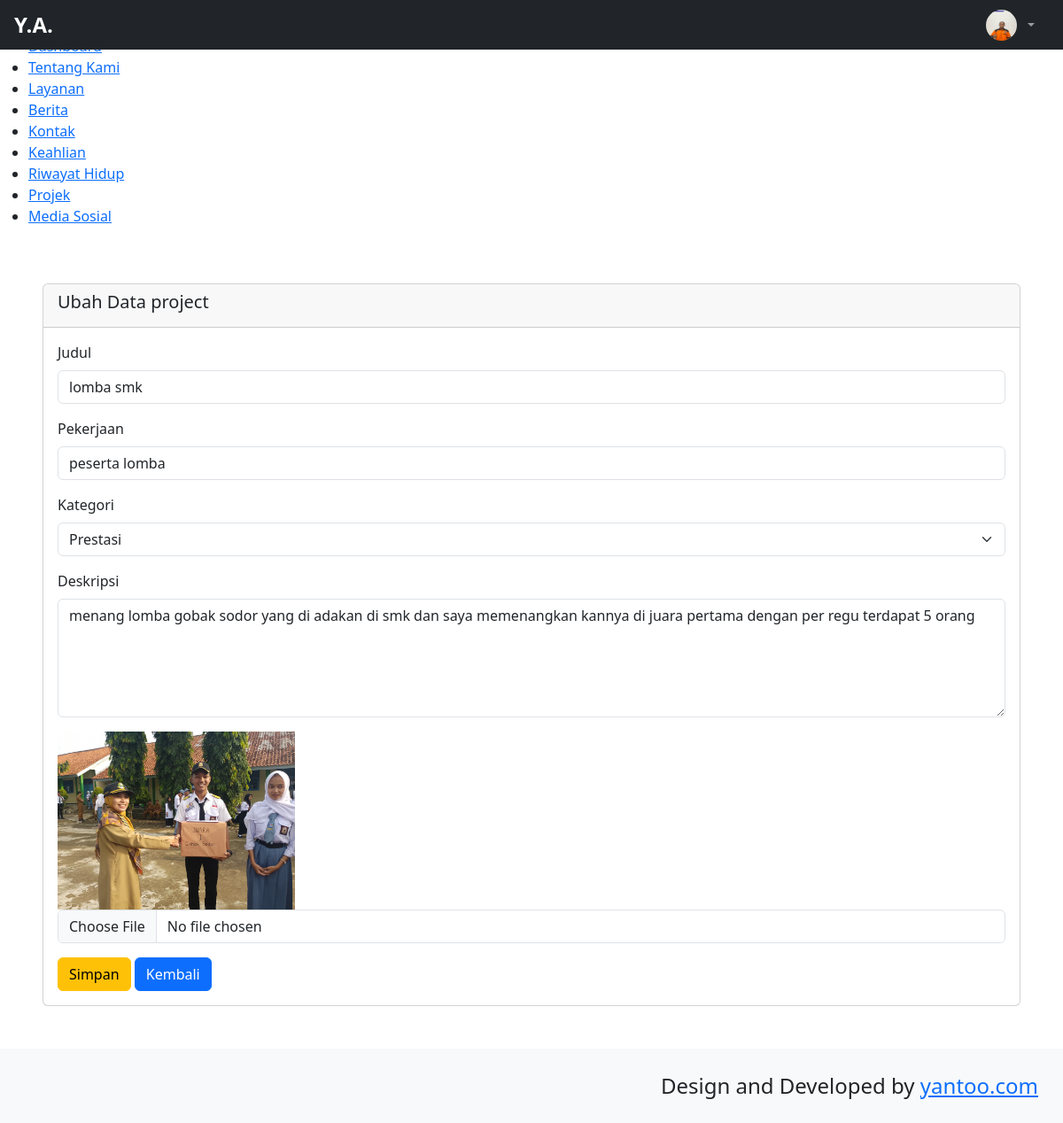
Screenshot of /backend/pages/project/edit.php?id=2 with the database file from the repository.
### tables this page shows
CREATE TABLE `abouts` (
  `id` bigint NOT NULL,
  `name` varchar(255) NOT NULL,
  `bron` date NOT NULL,
  `address` text NOT NULL,
  `zip_code` int NOT NULL,
  `email` varchar(255) NOT NULL,
  `phone` varchar(255) NOT NULL,
  `total_project` int NOT NULL,
  `work` varchar(255) NOT NULL,
  `image` text NOT NULL,
  `description` text NOT NULL
);

CREATE TABLE `projects` (
  `id` bigint NOT NULL,
  `image` varchar(255) NOT NULL,
  `title` varchar(255) NOT NULL,
  `job` varchar(255) NOT NULL,
  `description` text NOT NULL,
  `category` varchar(255) NOT NULL
);

### backend/actions/project/show.php (called while the page is built, shortened)
<?php
$id = $_GET['id'];
$qSelect = "SELECT * FROM projects WHERE id='$id'";
$result = mysqli_query($connect, $qSelect) or die(mysqli_error($connect));
$project = $result->fetch_object();
?>

### backend/pages/project/edit.php (the view, shortened to what this page needs)
<?php
include '../../partials/header.php';
include '../../partials/sidebar.php';
include '../../partials/navbar.php';
?>
   <div id="layoutSidenav_content">
 <div class="row p-5">
    <div class="col-12">
        <div class="card">
            <div class="card-header">
                <h5>Ubah Data project</h5>
            </div>
            <div class="card-body">
                 <?php
                include '../../actions/project/show.php';
                ?>
                <form action="../../actions/project/update.php?id=<?= $project->id?>" method="POST" enctype="multipart/form-data">
                    <div class="mb-3">
                        <label for="titleInput" class="form-label">Judul</label>
                        <input type="text" name="title" id="titleInput" class="form-control" placeholder="Masukan Judul..." required value="<?=$project->title?>">
                    </div>
                    <div class="mb-3">
                        <label for="jobInput" class="form-label">Pekerjaan</label>
                         <input type="taxt" name="job"  id="jobInput"  class="form-control" required value="<?=$project->job?>">
                    </div>
                    <div class="mb-3">
                        <label for="categoryInput" class="form-label" >Kategori</label>
                        <select class="form-select" id="categoryInput" aria-label="Default select example" name="category" required>
                            <option value="prestasi"<?= ($project->category == 'prestasi') ? 'selected' : '' ?>>Prestasi</option>
                        </select>
                    </div>
                     <div class="mb-3">
                    <label for="descriptionInput" class="form-label">Deskripsi</label>
                    <textarea name="description" id="descriptionInput" class="form-control" rows="5" placeholder="Masukkan deskripsi..." required><?=$project->description?></textarea>
                  </div>
                    <div class="mb-3">
                        <img class="w-25" src="../../../storages/project/<?= $project->image?>" alt="">
                       <input class="form-control" type="file" name="image" id="imageInput" >
                    </div>
                    <button type="submit" class="btn btn-warning" name="tombol">Simpan</button>
                    <a href="./index.php" class="btn btn-primary">Kembali</a>
                </form>
            </div>
        </div>
    </div>
 </div>
 <?php
include '../../partials/footer.php';
include '../../partials/script.php';
 ?>

### backend/partials/navbar.php (shortened to what this page needs)
    <?php
        $qAbout = "SELECT * FROM abouts";
        $result = mysqli_query($connect, $qAbout) or die(mysqli_error($connect));
        $item = $result->fetch_object();
    ?>
    <body class="sb-nav-fixed">
        <nav class="sb-topnav navbar navbar-expand navbar-dark bg-dark ">
 <a class="navbar-brand ps-3 d-flex align-items-center gap-2" href="index.php">
    <span class="fw-bold fs-4">Y.A.</span>
</a>
            <ul class="navbar-nav ms-auto ms-md-0 me-3 me-lg-4">
                <li class="nav-item dropdown">
                    <a class="nav-link dropdown-toggle d-flex align-items-center gap-2" id="navbarDropdown" href="#" role="button"
                    data-bs-toggle="dropdown" aria-expanded="false">
                        <img src="../../../storages/about/<?= $item->image ?>" alt="Profile"
                            width="35" height="35" class="rounded-circle" />
                    </a>
                </li>
            </ul>
        </nav>

### backend/partials/header.php (style rules this page uses)
html, body { margin: 0; padding: 0; overflow-x: hidden; }

### rows the page displays
abouts: image (picture)
projects: title "lomba smk", job "peserta lomba", category "Prestasi", description "menang lomba gobak sodor yang di adakan di smk dan saya memenangkan kannya di juara pertama dengan per regu terdapat 5 orang", image (picture)
